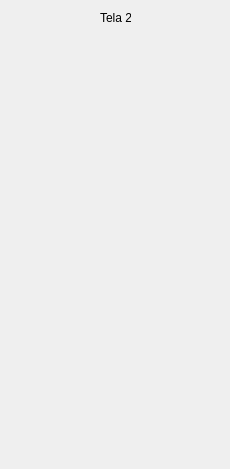
<?xml version="1.0" encoding="UTF-8"?>
<ui version="4.0">
 <class>secondwindow</class>
 <widget class="QWidget" name="secondwindow">
  <property name="geometry">
   <rect>
    <x>0</x>
    <y>0</y>
    <width>230</width>
    <height>469</height>
   </rect>
  </property>
  <property name="windowTitle">
   <string>Form</string>
  </property>
  <widget class="QLabel" name="label">
   <property name="geometry">
    <rect>
     <x>100</x>
     <y>10</y>
     <width>31</width>
     <height>16</height>
    </rect>
   </property>
   <property name="text">
    <string>Tela 2</string>
   </property>
  </widget>
 </widget>
 <resources/>
 <connections/>
</ui>
